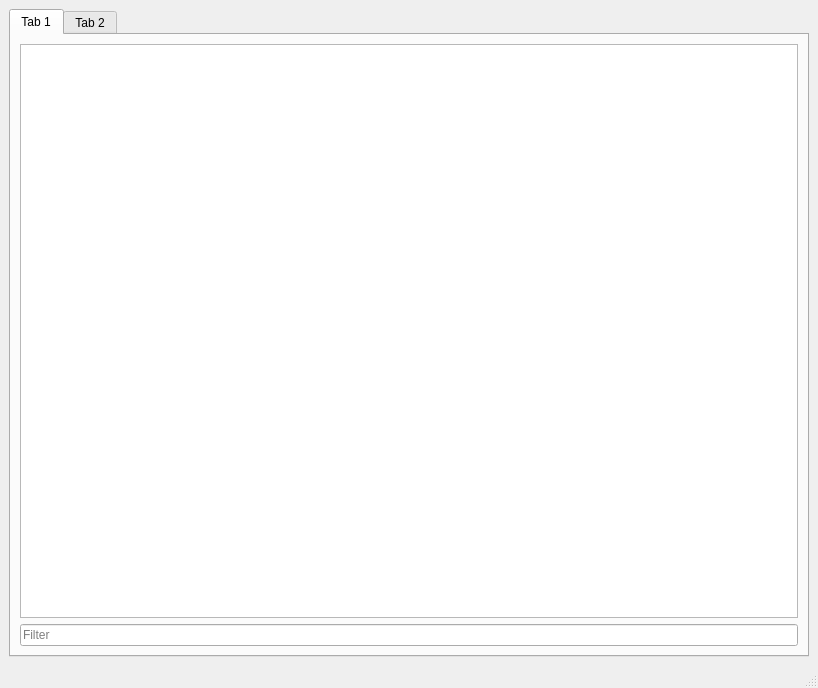
<?xml version="1.0" encoding="UTF-8"?>
<ui version="4.0">
 <class>MainWindow</class>
 <widget class="QMainWindow" name="MainWindow">
  <property name="geometry">
   <rect>
    <x>0</x>
    <y>0</y>
    <width>818</width>
    <height>688</height>
   </rect>
  </property>
  <property name="windowTitle">
   <string>MainWindow</string>
  </property>
  <widget class="QWidget" name="centralwidget">
   <layout class="QGridLayout" name="gridLayout">
    <item row="0" column="0">
     <widget class="QTabWidget" name="tabWidget">
      <property name="currentIndex">
       <number>0</number>
      </property>
      <widget class="QWidget" name="tab">
       <attribute name="title">
        <string>Tab 1</string>
       </attribute>
       <layout class="QGridLayout" name="gridLayout_2">
        <item row="0" column="0">
         <widget class="QTableView" name="tableView">
          <property name="sizeAdjustPolicy">
           <enum>QAbstractScrollArea::AdjustToContents</enum>
          </property>
          <property name="editTriggers">
           <set>QAbstractItemView::NoEditTriggers</set>
          </property>
          <property name="alternatingRowColors">
           <bool>true</bool>
          </property>
          <property name="selectionBehavior">
           <enum>QAbstractItemView::SelectRows</enum>
          </property>
          <property name="showGrid">
           <bool>true</bool>
          </property>
          <property name="gridStyle">
           <enum>Qt::DashLine</enum>
          </property>
          <property name="sortingEnabled">
           <bool>true</bool>
          </property>
          <property name="wordWrap">
           <bool>false</bool>
          </property>
          <attribute name="horizontalHeaderCascadingSectionResizes">
           <bool>true</bool>
          </attribute>
          <attribute name="horizontalHeaderStretchLastSection">
           <bool>true</bool>
          </attribute>
          <attribute name="verticalHeaderVisible">
           <bool>false</bool>
          </attribute>
         </widget>
        </item>
        <item row="1" column="0">
         <widget class="QLineEdit" name="lineEdit">
          <property name="placeholderText">
           <string>Filter</string>
          </property>
         </widget>
        </item>
       </layout>
      </widget>
      <widget class="QWidget" name="tab_2">
       <attribute name="title">
        <string>Tab 2</string>
       </attribute>
       <layout class="QGridLayout" name="gridLayout_3"/>
      </widget>
     </widget>
    </item>
   </layout>
  </widget>
  <widget class="QMenuBar" name="menubar">
   <property name="geometry">
    <rect>
     <x>0</x>
     <y>0</y>
     <width>818</width>
     <height>21</height>
    </rect>
   </property>
  </widget>
  <widget class="QStatusBar" name="statusbar"/>
 </widget>
 <resources/>
 <connections/>
</ui>
